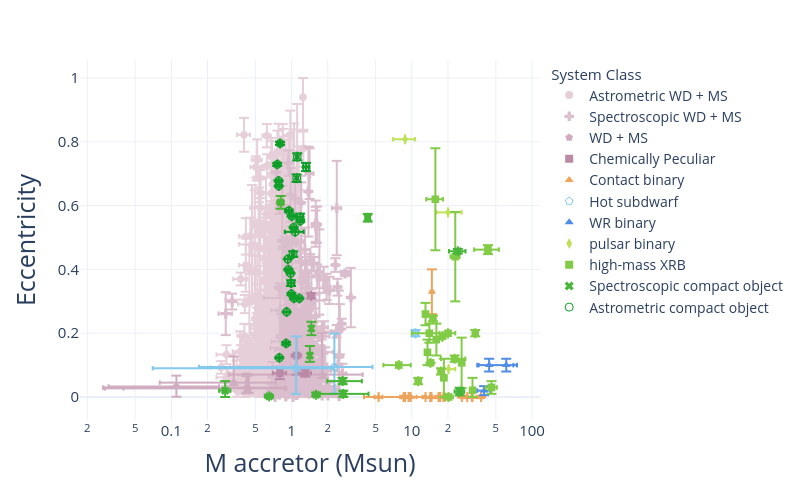

The notebook cell this image was saved under:
### Code cell
## donor (2) vs accretor (1) mass
make_scatter(
    df,
    x='M1', y='Eccentricity',
    out_html=None,
    out_pdf=None,
    x_log=True, y_log=False,
    x_title='M accretor (Msun)', 
    y_title='Eccentricity',
    export_legend_to_pdf=True,
    export_height=500,
    export_width=800,
    export_scale=2,
    # xlim=(0, 50), ylim=(0, 50)
)

### Figure 1 — Plotly figure (JSON) as saved in the notebook; plotly's stock layout.template omitted (floating-point values rounded to 4 significant figures; data arrays with more than 128 entries replaced by an {"elided": "..."} marker saying what was removed)
{"data": [{"customdata": {"elided": "3136x8 mixed values"}, "error_x": {"array": {"elided": "3136 float values"}, "arrayminus": {"elided": "3136 float values"}}, "error_y": {"array": {"elided": "3136 float values"}, "arrayminus": {"elided": "3136 float values"}}, "hovertemplate": "<b>%{hovertext}</b><br><br>system_class=Astrometric WD + MS<br>M1=%{x}<br>Eccentricity=%{y}<br>obs_type_1=%{customdata[0]}<br>obs_type_2=%{customdata[1]}<br>evol_type_1=%{customdata[2]}<br>evol_type_2=%{customdata[3]}<br>M1_err_plus=%{customdata[4]}<br>M1_err_minus=%{customdata[5]}<br>Eccentricity_err_plus=%{customdata[6]}<br>Eccentricity_err_minus=%{customdata[7]}<extra></extra>", "hovertext": {"elided": "3136 str values"}, "legendgroup": "Astrometric WD + MS", "marker": {"color": "#e6cfd9", "size": 8, "symbol": "circle"}, "mode": "markers", "name": "Astrometric WD + MS", "showlegend": true, "type": "scattergl", "x": {"elided": "3136 float values"}, "xaxis": "x", "y": {"elided": "3136 float values"}, "yaxis": "y"}, {"customdata": {"elided": "238x8 mixed values"}, "error_x": {"array": {"elided": "238 float values"}, "arrayminus": {"elided": "238 float values"}}, "error_y": {"array": {"elided": "238 float values"}, "arrayminus": {"elided": "238 float values"}}, "hovertemplate": "<b>%{hovertext}</b><br><br>system_class=Spectroscopic WD + MS<br>M1=%{x}<br>Eccentricity=%{y}<br>obs_type_1=%{customdata[0]}<br>obs_type_2=%{customdata[1]}<br>evol_type_1=%{customdata[2]}<br>evol_type_2=%{customdata[3]}<br>M1_err_plus=%{customdata[4]}<br>M1_err_minus=%{customdata[5]}<br>Eccentricity_err_plus=%{customdata[6]}<br>Eccentricity_err_minus=%{customdata[7]}<extra></extra>", "hovertext": {"elided": "238 str values"}, "legendgroup": "Spectroscopic WD + MS", "marker": {"color": "#dbbecd", "size": 8, "symbol": "cross-dot"}, "mode": "markers", "name": "Spectroscopic WD + MS", "showlegend": true, "type": "scattergl", "x": {"elided": "238 float values"}, "xaxis": "x", "y": {"elided": "238 float values"}, "yaxis": "y"}, {"customdata": [["BD", "WD", "Unknown", "WD", 0.14, 0.08, 0.0339, 0.0323], ["M6", "WD", "MS", "WD", 0.46, 0.38, 0.039, 0.015], ["MS", "WD", "MS", "WD", 0.41, 0.25, 0.082, 0.008], ["MS", "WD", "MS", "WD", 0.468, 0.412, 0.04077, 0.01376], ["MS", "WD", "MS", "WD", 0.45, 0.396, 0.0439, 0.01523], ["A", "WD", "Unknown", "WD", 2.1, 1.5, 0.13, 0.01]], "error_x": {"array": [0.14, 0.46, 0.41, 0.468, 0.45, 2.1], "arrayminus": [0.08, 0.38, 0.25, 0.412, 0.396, 1.5]}, "error_y": {"array": [0.0339, 0.039, 0.082, 0.04077, 0.0439, 0.13], "arrayminus": [0.0323, 0.015, 0.008, 0.01376, 0.01523, 0.01]}, "hovertemplate": "<b>%{hovertext}</b><br><br>system_class=WD + MS<br>M1=%{x}<br>Eccentricity=%{y}<br>obs_type_1=%{customdata[0]}<br>obs_type_2=%{customdata[1]}<br>evol_type_1=%{customdata[2]}<br>evol_type_2=%{customdata[3]}<br>M1_err_plus=%{customdata[4]}<br>M1_err_minus=%{customdata[5]}<br>Eccentricity_err_plus=%{customdata[6]}<br>Eccentricity_err_minus=%{customdata[7]}<extra></extra>", "hovertext": ["VWHyi", "UGem", "SDSSJ212531-010745", "2M11463394+0055104", "2M10243847+1624582", "V651Mon"], "legendgroup": "WD + MS", "marker": {"color": "#d0acc0", "size": 8, "symbol": "pentagon"}, "mode": "markers", "name": "WD + MS", "showlegend": true, "type": "scattergl", "x": [0.11, 0.42, 0.33, 0.44, 0.423, 1.8], "xaxis": "x", "y": [0.0331, 0.027, 0.045, 0.02727, 0.02957, 0.07], "yaxis": "y"}, {"customdata": [["sgCH", "Unknown", "MS", "WD", 0.1, 0.1, 0.019, 0.019], ["dBa", "Unknown", "MS", "WD", 0.15, 0.15, 0.011, 0.011], ["dBa", "Unknown", "MS", "WD", 0.1, 0.1, 0.06, 0.06], ["dBa", "Unknown", "MS", "WD", 0.08, 0.08, 0.008, 0.008]], "error_x": {"array": [0.1, 0.15, 0.1, 0.08], "arrayminus": [0.1, 0.15, 0.1, 0.08]}, "error_y": {"array": [0.019, 0.011, 0.06, 0.008], "arrayminus": [0.019, 0.011, 0.06, 0.008]}, "hovertemplate": "<b>%{hovertext}</b><br><br>system_class=Chemically Peculiar<br>M1=%{x}<br>Eccentricity=%{y}<br>obs_type_1=%{customdata[0]}<br>obs_type_2=%{customdata[1]}<br>evol_type_1=%{customdata[2]}<br>evol_type_2=%{customdata[3]}<br>M1_err_plus=%{customdata[4]}<br>M1_err_minus=%{customdata[5]}<br>Eccentricity_err_plus=%{customdata[6]}<br>Eccentricity_err_minus=%{customdata[7]}<extra></extra>", "hovertext": ["BD-10d4311", "BD-18d255", "BD+18d5215", "HD98991"], "legendgroup": "Chemically Peculiar", "marker": {"color": "#bb8aa7", "size": 8, "symbol": "square"}, "mode": "markers", "name": "Chemically Peculiar", "showlegend": true, "type": "scattergl", "x": [0.8, 1.3, 1.1, 1.45], "xaxis": "x", "y": [0.075, 0.075, 0.13, 0.317], "yaxis": "y"}, {"customdata": {"elided": "19x8 mixed values"}, "error_x": {"array": [1.4, 1.6, 1.2, 0.4, 0.4, 0.3, 3.3, 0.13, 0.35, 0.4, 0.22, 0.51, 7.0, 0.4, 1.3, 4.0, 2.9, 5.4, 2.3], "arrayminus": [1.4, 1.6, 1.2, 0.4, 0.4, 0.3, 3.3, 0.13, 0.35, 0.4, 0.22, 0.51, 5.0, 0.4, 1.3, 4.0, 2.9, 5.4, 2.3]}, "error_y": {"array": [0.0, 0.0, 0.0, 0.0, 0.0, 0.0, 0.0, 0.0, 0.0, 0.07, 0.0, 0.0, 0.0, 0.0, 0.0, 0.0, 0.0, 0.0, 0.0], "arrayminus": [0.0, 0.0, 0.0, 0.0, 0.0, 0.0, 0.0, 0.0, 0.0, 0.07, 0.0, 0.0, 0.0, 0.0, 0.0, 0.0, 0.0, 0.0, 0.0]}, "hovertemplate": "<b>%{hovertext}</b><br><br>system_class=Contact binary<br>M1=%{x}<br>Eccentricity=%{y}<br>obs_type_1=%{customdata[0]}<br>obs_type_2=%{customdata[1]}<br>evol_type_1=%{customdata[2]}<br>evol_type_2=%{customdata[3]}<br>M1_err_plus=%{customdata[4]}<br>M1_err_minus=%{customdata[5]}<br>Eccentricity_err_plus=%{customdata[6]}<br>Eccentricity_err_minus=%{customdata[7]}<extra></extra>", "hovertext": ["LSS 3074", "MY Cam", "OGLE SMC-SC10 108086", "TU Mus", "V382 Cyg", "VFTS 352", "CT Tau", "GU Mon", "SV Cen", "V606 Cen", "V701 Sco", "V745 Cas", "VFTS 066", "RZ Pyx", "XZ Cep", "V348 Car", "V729 Cyg", "BH Cen", "HD 64315B"], "legendgroup": "Contact binary", "marker": {"color": "#eda45c", "size": 8, "symbol": "triangle-up"}, "mode": "markers", "name": "Contact binary", "showlegend": true, "type": "scattergl", "x": [17.2, 37.7, 16.9, 16.7, 26.1, 28.9, 14.25, 8.79, 8.56, 14.7, 9.78, 18.31, 13.0, 5.3, 18.7, 32.0, 31.6, 9.4, 14.6], "xaxis": "x", "y": [0.0, 0.0, 0.0, 0.0, 0.0, 0.0, 0.0, 0.0, 0.0, 0.33, 0.0, 0.0, 0.0, 0.0, 0.0, 0.0, 0.0, 0.0, 0.0], "yaxis": "y"}, {"customdata": [["Be", "sdOB", "MS", "He-star", 0.49, 0.49, 0.01, 0.01], ["G", "sdB", "Unknown", "He-star", 1.16, 1.02, 0.1, 0.08], ["K0", "sdB", "MS", "He-star", 2.44, 2.1, 0.105, 0.083]], "error_x": {"array": [0.49, 1.16, 2.44], "arrayminus": [0.49, 1.02, 2.1]}, "error_y": {"array": [0.01, 0.1, 0.105], "arrayminus": [0.01, 0.08, 0.083]}, "hovertemplate": "<b>%{hovertext}</b><br><br>system_class=Hot subdwarf<br>M1=%{x}<br>Eccentricity=%{y}<br>obs_type_1=%{customdata[0]}<br>obs_type_2=%{customdata[1]}<br>evol_type_1=%{customdata[2]}<br>evol_type_2=%{customdata[3]}<br>M1_err_plus=%{customdata[4]}<br>M1_err_minus=%{customdata[5]}<br>Eccentricity_err_plus=%{customdata[6]}<br>Eccentricity_err_minus=%{customdata[7]}<extra></extra>", "hovertext": ["HD200310", "HFG1", "HD185510"], "legendgroup": "Hot subdwarf", "marker": {"color": "#82c9ed", "size": 8, "symbol": "pentagon-open"}, "mode": "markers", "name": "Hot subdwarf", "showlegend": true, "type": "scattergl", "x": [10.75, 1.09, 2.27], "xaxis": "x", "y": [0.2, 0.09, 0.094], "yaxis": "y"}, {"customdata": [["O6 V", "WR-WN4", "MS", "He-star", 5, 5, 0.014, 0.014], ["O-O6 I", "WR-WN4", "MS", "He-star", 26, 9, 0.02, 0.02], ["O-O4 V", "WR-WO4", "MS", "He-star", 14, 25, 0.02, 0.02]], "error_x": {"array": [5.0, 26.0, 14.0], "arrayminus": [5.0, 9.0, 25.0]}, "error_y": {"array": [0.014, 0.02, 0.02], "arrayminus": [0.014, 0.02, 0.02]}, "hovertemplate": "<b>%{hovertext}</b><br><br>system_class=WR binary<br>M1=%{x}<br>Eccentricity=%{y}<br>obs_type_1=%{customdata[0]}<br>obs_type_2=%{customdata[1]}<br>evol_type_1=%{customdata[2]}<br>evol_type_2=%{customdata[3]}<br>M1_err_plus=%{customdata[4]}<br>M1_err_minus=%{customdata[5]}<br>Eccentricity_err_plus=%{customdata[6]}<br>Eccentricity_err_minus=%{customdata[7]}<extra></extra>", "hovertext": ["BAT99 19", "SMC AB 7", "SMC AB 8"], "legendgroup": "WR binary", "marker": {"color": "#4f8ce6", "size": 8, "symbol": "triangle-up"}, "mode": "markers", "name": "WR binary", "showlegend": true, "type": "scattergl", "x": [40.0, 44.0, 61.0], "xaxis": "x", "y": [0.02, 0.1, 0.1], "yaxis": "y"}, {"customdata": [["BIV", "Unknown", "MS", "NS", 1.8, 1.8, 0, 0], ["B", "Unknown", "MS", "NS", 6, 4, 0, 0], ["O/Be", "Unknown", "MS", "NS", 2.75, 2.75, 0, 0]], "error_x": {"array": [1.8, 6.0, 2.75], "arrayminus": [1.8, 4.0, 2.75]}, "error_y": {"array": [0.0, 0.0, 0.0], "arrayminus": [0.0, 0.0, 0.0]}, "hovertemplate": "<b>%{hovertext}</b><br><br>system_class=pulsar binary<br>M1=%{x}<br>Eccentricity=%{y}<br>obs_type_1=%{customdata[0]}<br>obs_type_2=%{customdata[1]}<br>evol_type_1=%{customdata[2]}<br>evol_type_2=%{customdata[3]}<br>M1_err_plus=%{customdata[4]}<br>M1_err_minus=%{customdata[5]}<br>Eccentricity_err_plus=%{customdata[6]}<br>Eccentricity_err_minus=%{customdata[7]}<extra></extra>", "hovertext": ["PSR J0045-7319", "PSR J1638-4725", "PSR J2108+4516"], "legendgroup": "pulsar binary", "marker": {"color": "#bde256", "size": 8, "symbol": "diamond-tall"}, "mode": "markers", "name": "pulsar binary", "showlegend": true, "type": "scattergl", "x": [8.8, 20.0, 20.25], "xaxis": "x", "y": [0.8079, 0.5789, 0.08742], "yaxis": "y"}, {"customdata": {"elided": "21x8 mixed values"}, "error_x": {"array": [0.0, 2.0, 2.5, 1.0, 0.0, 1.0, 5.2, 1.8, 4.0, 10.0, 0.0, 0.0, 0.8, 5.0, 2.0, 2.0, 3.0, 0.0, 0.6, 0.0, 2.0], "arrayminus": [0.0, 2.0, 2.5, 1.0, 0.0, 1.0, 5.2, 1.8, 4.0, 10.0, 0.0, 0.0, 0.8, 5.0, 2.0, 2.0, 3.0, 0.0, 0.6, 0.0, 2.0]}, "error_y": {"array": [0.035, 0.05, 0.16, 0.06, 0.04, 0.079, 0.01, 0.0, 0.03, 0.014, 0.01, 0.01, 0.001, 0.02, 0.0, 0.14, 0.0, 0.039, 0.01, 0.009, 0.0], "arrayminus": [0.035, 0.05, 0.16, 0.06, 0.04, 0.079, 0.01, 0.0, 0.03, 0.014, 0.01, 0.01, 0.001, 0.02, 0.0, 0.14, 0.0, 0.021, 0.01, 0.009, 0.0]}, "hovertemplate": "<b>%{hovertext}</b><br><br>system_class=high-mass XRB<br>M1=%{x}<br>Eccentricity=%{y}<br>obs_type_1=%{customdata[0]}<br>obs_type_2=%{customdata[1]}<br>evol_type_1=%{customdata[2]}<br>evol_type_2=%{customdata[3]}<br>M1_err_plus=%{customdata[4]}<br>M1_err_minus=%{customdata[5]}<br>Eccentricity_err_plus=%{customdata[6]}<br>Eccentricity_err_minus=%{customdata[7]}<extra></extra>", "hovertext": ["gam Cas", "2S 0114+650", "HD 259440", "SGR 0755-2933", "GS 0834-430", "Vela X-1", "HD 96670", "Cen X-3", "1E 1145.1-6141", "GX 301-2", "SWIFT J1626.6-5156", "AX J1631.9-4752", "OAO 1657-415", "4U 1700-377", "EXO 1722-363", "IGR J17544-2619", "IGR J18027-2016", "4U 1909+07", "SS 433", "XTE J1946+274", "MWC 656"], "legendgroup": "high-mass XRB", "marker": {"color": "#82cb46", "size": 8, "symbol": "square"}, "mode": "markers", "name": "high-mass XRB", "showlegend": true, "type": "scattergl", "x": [13.0, 16.0, 15.7, 18.5, 13.5, 26.0, 22.7, 20.2, 14.0, 43.0, 17.5, 33.7, 14.3, 46.0, 18.0, 23.0, 20.0, 32.0, 11.3, 15.0, 7.8], "xaxis": "x", "y": [0.26, 0.18, 0.62, 0.06, 0.14, 0.107, 0.12, 0.0001, 0.2, 0.462, 0.08, 0.2, 0.107, 0.03, 0.19, 0.44, 0.2, 0.021, 0.05, 0.246, 0.1], "yaxis": "y"}, {"customdata": [["O7V", "Unknown", "MS", "BH", 2.3, 2.3, 0.012, 0.012], ["Unknown", "Unknown", "MS", "BH", 0.05, 0.05, 0.02, 0.02], ["O6.5III", "Unknown", "MS", "BH", 3.8, 3.8, 0.007, 0.007], ["RG", "BH?", "RGB", "Unknown", 1.18, 0.68, 0.01, 0.01], ["Unknown", "NS/WD?", "MS", "NS", 0.1, 0.1, 0.007, 0.005], ["RG", "NS/WD?", "RGB", "NS", 0.2, 0.2, 0.012, 0.012], ["Unknown", "NS/WD?", "MS", "NS", 1.67, 1.03, 0.01, 0.01], ["Unknown", "NS/WD?", "MS", "NS", 0.03, 0.03, 0.03, 0.02], ["RG", "NS/WD/MS?", "RGB", "NS", 0.03, 0.03, 0.03, 0.02], ["Unknown", "WD/NS?", "MS", "NS", 0.05, 0.05, 0.002, 0.002], ["Unknown", "Unknown", "MS", "NS", 0.02, 0.02, 0.021, 0.021]], "error_x": {"array": [2.3, 0.05, 3.8, 1.18, 0.1, 0.2, 1.67, 0.03, 0.03, 0.05, 0.02], "arrayminus": [2.3, 0.05, 3.8, 0.68, 0.1, 0.2, 1.03, 0.03, 0.03, 0.05, 0.02]}, "error_y": {"array": [0.012, 0.02, 0.007, 0.01, 0.007, 0.012, 0.01, 0.03, 0.03, 0.002, 0.021], "arrayminus": [0.012, 0.02, 0.007, 0.01, 0.005, 0.012, 0.01, 0.02, 0.02, 0.002, 0.021]}, "hovertemplate": "<b>%{hovertext}</b><br><br>system_class=Spectroscopic compact object<br>M1=%{x}<br>Eccentricity=%{y}<br>obs_type_1=%{customdata[0]}<br>obs_type_2=%{customdata[1]}<br>evol_type_1=%{customdata[2]}<br>evol_type_2=%{customdata[3]}<br>M1_err_plus=%{customdata[4]}<br>M1_err_minus=%{customdata[5]}<br>Eccentricity_err_plus=%{customdata[6]}<br>Eccentricity_err_minus=%{customdata[7]}<extra></extra>", "hovertext": ["VFTS 243", "NGC 3201 #12560", "HD 130298", "G3425", "2MASS J06163552", "56 UMa", "J0606+2132", "G3431", "G8441", "LAMOST J2354", "G4031"], "legendgroup": "Spectroscopic compact object", "marker": {"color": "#47b537", "size": 8, "symbol": "x"}, "mode": "markers", "name": "Spectroscopic compact object", "showlegend": true, "type": "scattergl", "x": [25.0, 0.81, 24.2, 2.66, 1.6, 4.3, 2.69, 1.42, 0.28, 0.65, 1.46], "xaxis": "x", "y": [0.017, 0.61, 0.457, 0.05, 0.007, 0.562, 0.01, 0.13, 0.02, 0.002, 0.215], "yaxis": "y"}, {"customdata": {"elided": "24x8 mixed values"}, "error_x": {"array": [0.05, 0.19, 0.05, 0.01, 0.06, 0.031, 0.05, 0.03, 0.05, 0.03, 0.03, 0.05, 0.06, 0.05, 0.033, 0.06, 0.03, 0.04, 0.05, 0.05, 0.03, 0.03, 0.03, 0.06], "arrayminus": [0.05, 0.19, 0.05, 0.01, 0.06, 0.031, 0.05, 0.03, 0.05, 0.03, 0.03, 0.05, 0.06, 0.05, 0.033, 0.06, 0.03, 0.04, 0.05, 0.05, 0.03, 0.03, 0.03, 0.06]}, "error_y": {"array": [2e-05, 0.0009, 0.0048, 0.002, 0.0007, 0.0026, 0.0021, 0.009, 0.004, 0.001, 0.005, 0.001, 0.004, 0.001, 0.0033, 0.013, 0.0018, 0.0021, 0.009, 0.0035, 0.0011, 0.012, 0.011, 0.011], "arrayminus": [2e-05, 0.0009, 0.0048, 0.002, 0.0007, 0.0026, 0.0021, 0.009, 0.004, 0.001, 0.005, 0.001, 0.004, 0.001, 0.0033, 0.013, 0.0018, 0.0021, 0.009, 0.0035, 0.0011, 0.012, 0.011, 0.011]}, "hovertemplate": "<b>%{hovertext}</b><br><br>system_class=Astrometric compact object<br>M1=%{x}<br>Eccentricity=%{y}<br>obs_type_1=%{customdata[0]}<br>obs_type_2=%{customdata[1]}<br>evol_type_1=%{customdata[2]}<br>evol_type_2=%{customdata[3]}<br>M1_err_plus=%{customdata[4]}<br>M1_err_minus=%{customdata[5]}<br>Eccentricity_err_plus=%{customdata[6]}<br>Eccentricity_err_minus=%{customdata[7]}<extra></extra>", "hovertext": ["Gaia BH1", "Gaia BH2", "Gaia BH3", "Gaia NS1", "J0553-1349", "J2057-4742", "J1553-6846", "J2102+3703", "J0742-4749", "J0152-2049", "J0003-5604", "J1733+5808", "J1150-2203", "J1449+6919", "J0217-7541", "J0639-3655", "J1739+4502", "J0036-0932", "J1048+6547", "J2145+2837", "J2244-2236", "J0824+5254", "J0230+5950", "J0634+6256"], "legendgroup": "Astrometric compact object", "marker": {"color": "#0c9e27", "size": 8, "symbol": "circle-open"}, "mode": "markers", "name": "Astrometric compact object", "showlegend": true, "type": "scattergl", "x": [0.93, 1.07, 0.76, 0.79, 0.98, 1.048, 1.04, 1.03, 0.9, 0.782, 0.802, 1.16, 1.18, 0.91, 0.996, 1.32, 0.781, 0.94, 0.99, 0.95, 1.002, 1.102, 1.114, 1.18], "xaxis": "x", "y": [0.4323, 0.5176, 0.7291, 0.123, 0.3879, 0.3095, 0.5314, 0.448, 0.168, 0.6615, 0.795, 0.3093, 0.552, 0.2668, 0.3228, 0.721, 0.6777, 0.3993, 0.357, 0.584, 0.5666, 0.686, 0.753, 0.564], "yaxis": "y"}], "layout": {"height": 500, "legend": {"font": {"size": 14}, "itemclick": "toggle", "itemdoubleclick": "toggleothers", "title": {"font": {"size": 15}, "text": "System Class"}, "tracegroupgap": 0}, "margin": {"t": 60}, "width": 800, "xaxis": {"anchor": "y", "domain": [0, 1], "tickfont": {"size": 15}, "title": {"font": {"size": 25}, "text": "M accretor (Msun)"}, "type": "log"}, "yaxis": {"anchor": "x", "domain": [0, 1], "tickfont": {"size": 15}, "title": {"font": {"size": 25}, "text": "Eccentricity"}}}}
